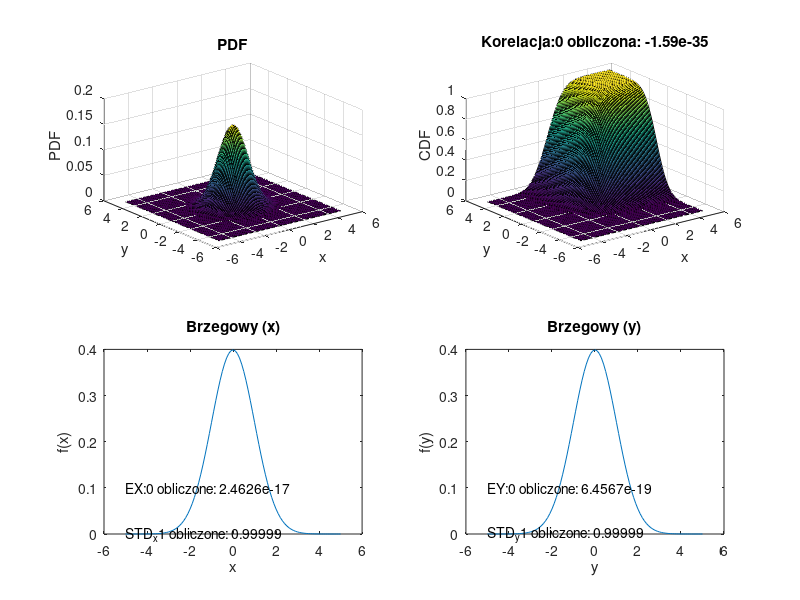

MATLAB code to generate this figure:
sigma_x = 1;     %stdx
sigma_y = 1;     %stdy
mu_x = 0;        %EX
mu_y = 0;        %EY
rho = 0.0;         %Cor
f = @(x,y) 1/(2*pi*sigma_x*sigma_y*sqrt(1-rho.^2)).*exp(-((x-mu_x).^2/sigma_x.^2+(y-mu_y).^2/sigma_y.^2-2.*rho.*(x-mu_x).*(y-mu_y)/(sigma_x.*sigma_y))/(2.*(1-rho.^2)));


min_lim = -5;
max_lim = 5;
N = 101;

x = linspace(min_lim,max_lim,N);
dx = x(2)-x(1);
y = linspace(min_lim,max_lim,N);
dy = y(2)-y(1);
[X,Y] = meshgrid(x,y);

F = f(X,Y);
FX = cumsum(cumsum(F,1),2)*dx*dy;

fx = sum(F, 2)*dx;
fy = sum(F, 1)*dy;

EX = sum(sum(F.*X))*dx*dy;
EY = sum(sum(F.*Y))*dx*dy;
EXY = sum(sum(X.*Y.*F))*dx*dy;
VarX = sum(sum((X-EX).^2.*F))*dx*dy;
VarY = sum(sum((Y-EY).^2.*F))*dx*dy;
SigmaX = sqrt(VarX);
SigmaY = sqrt(VarY);

Cov = EXY - EX.*EY;
Cor = Cov/SigmaX/SigmaY;   %aka rho

C11 = VarX;
C12 = Cor*SigmaX*SigmaY;
C21 = C12; %macierz symetryczna
C22 = VarY;

EXString = ['EX:' num2str(mu_x) ' obliczone: ' num2str(EX)];
EYString = ['EY:' num2str(mu_y) ' obliczone: ' num2str(EY)];
STDXString = ['STD_x', num2str(sigma_x), ' obliczone: ', num2str(SigmaX)];
STDYString = ['STD_y', num2str(sigma_y), ' obliczone: ', num2str(SigmaY)];
CorString = ['Korelacja:', num2str(rho), ' obliczona: ', num2str(Cor)];

Covariance=[[C11 C12]; [C21 C22]];
CovarianceInitial=[[sigma_x^2 rho*sigma_x*sigma_y];[rho*sigma_x*sigma_y sigma_y^2]];

disp('Macierz kowariancji');
disp(CovarianceInitial);
disp('Obliczona:');
disp(Covariance);

w1 = subplot(2,2,1);
surf(X,Y,F)
title('PDF')
xlabel('x')
ylabel('y')
zlabel('PDF')

w2 = subplot(2,2,2);
surf(X, Y, FX)
title(CorString)
xlabel('x')
ylabel('y')
zlabel('CDF')

w3 = subplot(2,2,3);
plot(x, fx)
title('Brzegowy (x)');
xlabel('x')
ylabel('f(x)')
text(min_lim, 0.1, EXString)
text(min_lim, 0, STDXString)

w4 = subplot(2,2,4);
plot(y, fy)
title('Brzegowy (y)')
xlabel('y')
ylabel('f(y)')
text(min_lim, 0.1, EYString)
text(min_lim, 0, STDYString)